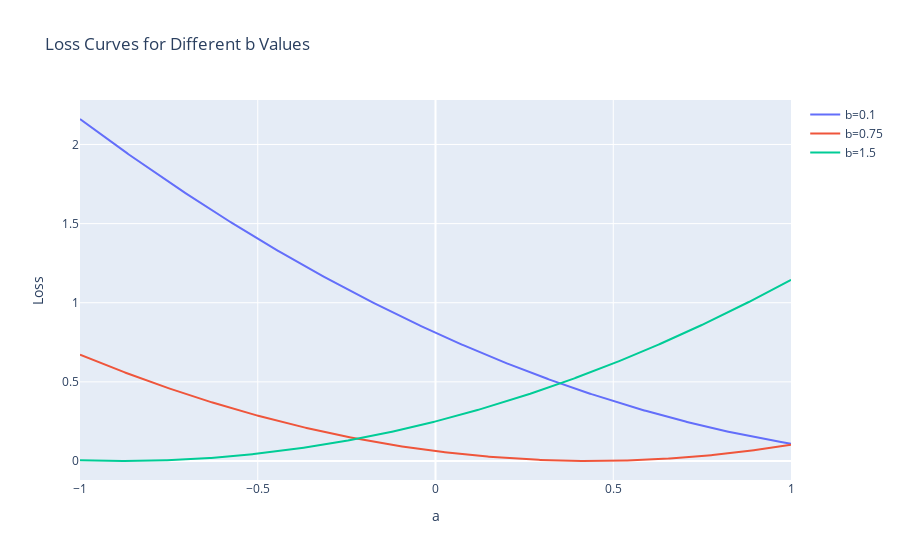

Here is the notebook cell this chart was saved with:
### Markdown cell above
### Task 2c 
We have the following loss curves (same loss function as in 2b):
![title](loss_curves_mse.png)



#### Model:
The model is of the form $f_\theta(x) = ax + b$ with $a,b \in \theta$. 
Here the different curves is the loss for:
1) Set $b = 0.1$ and $a \in [-1, 1]$.
2) Set $b = 0.75$ and $a \in [-1, 1]$.
3) Set $b = 1.5$ and $a \in [-1, 1]$.  
While a is between [-1, 1] (the x-axis in the plot).


Objective: Find a set of datapoints that duplicate these graphs

### Code cell
# -- CODE for 2c ---

values_a = np.linspace(-1, 1, 500)
values_b = [0.1, 0.75, 1.5]

x = 0.57

y = 1

fig = go.Figure()
for b in values_b:
    losses = [(a * x + b - y) ** 2 for a in values_a]
    fig.add_trace(go.Scatter(x=values_a, y=losses, mode='lines', name=f'b={b}'))
fig.update_layout(title='Loss Curves for Different b Values', xaxis_title='a', yaxis_title='Loss')
fig.show()

### Figure 1 — Plotly figure (JSON) as saved in the notebook; plotly's stock layout.template omitted (floating-point values rounded to 4 significant figures; data arrays with more than 128 entries replaced by an {"elided": "..."} marker saying what was removed)
{"data": [{"mode": "lines", "name": "b=0.1", "type": "scatter", "x": {"elided": "500 float values"}, "y": {"elided": "500 float values"}}, {"mode": "lines", "name": "b=0.75", "type": "scatter", "x": {"elided": "500 float values"}, "y": {"elided": "500 float values"}}, {"mode": "lines", "name": "b=1.5", "type": "scatter", "x": {"elided": "500 float values"}, "y": {"elided": "500 float values"}}], "layout": {"title": {"text": "Loss Curves for Different b Values"}, "xaxis": {"title": {"text": "a"}}, "yaxis": {"title": {"text": "Loss"}}}}
